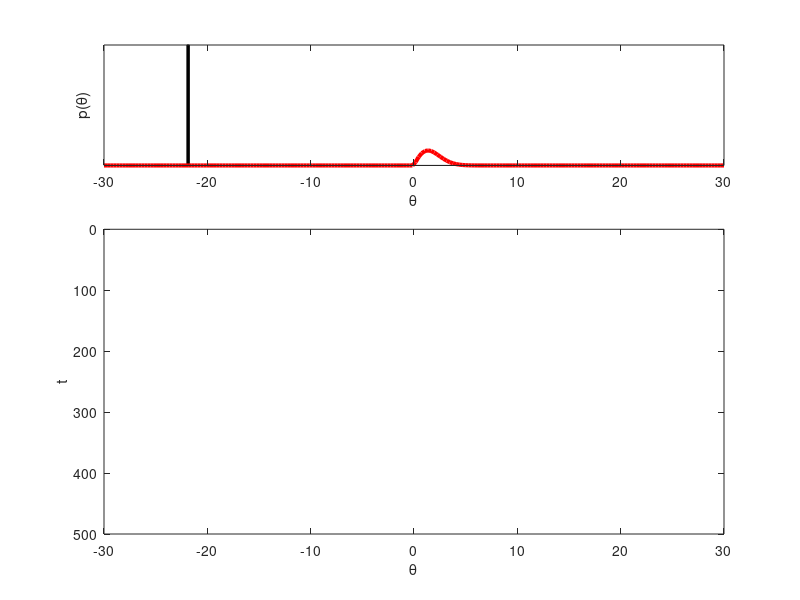
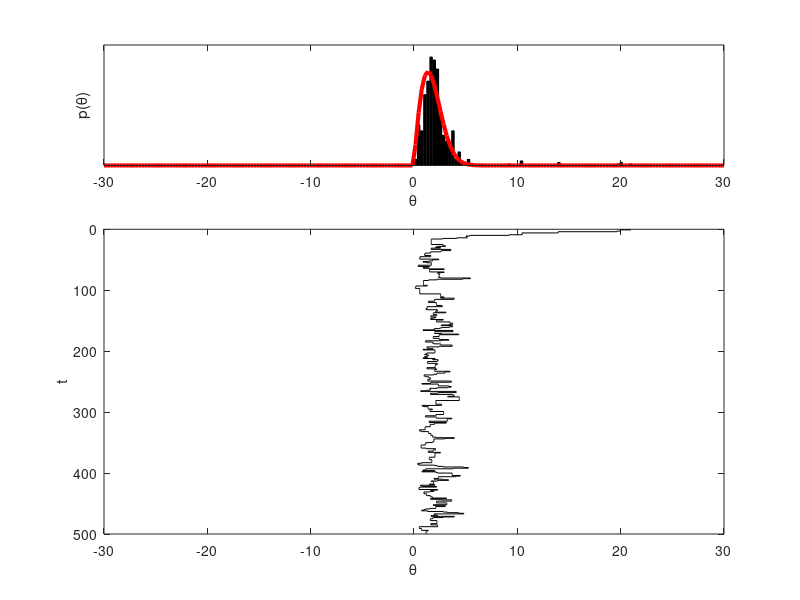
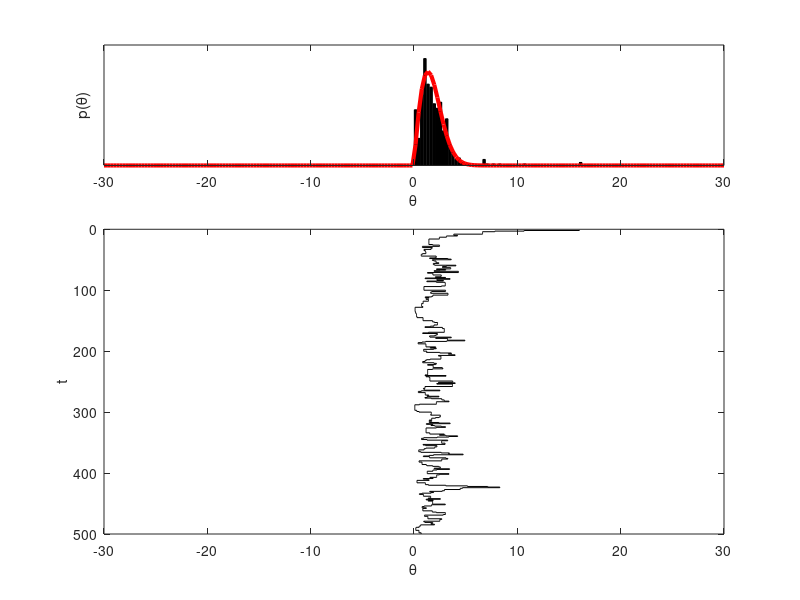
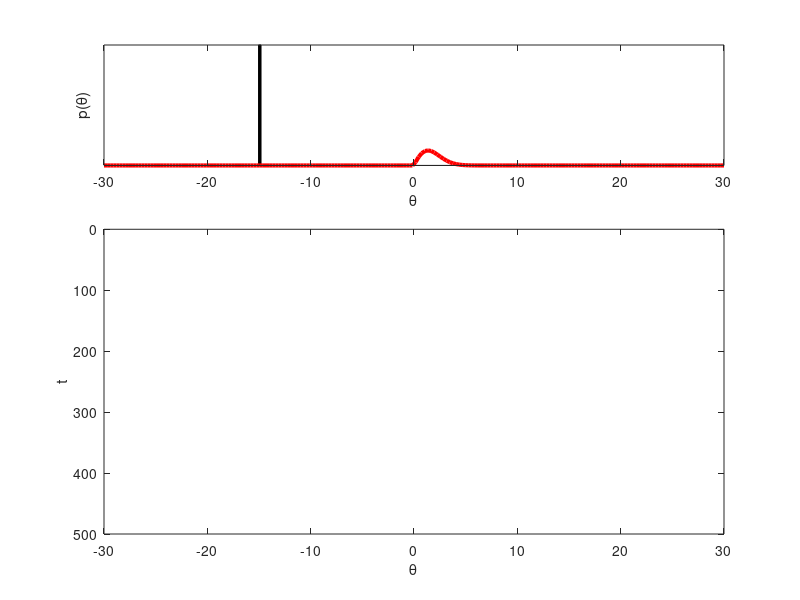

Write the MATLAB code that produced these figures, in order.
%% Chapter 2. Exercise 1
%  Use Metropolis-Hastings procedure to sample from WEIBULL DENSITY,
%  distribuzione parametrica W(theta|a,b)
%
% Utilizzo come PROPOSAL:  
%                  t       t-1                      t
%           Q(theta | theta   ) = Gamma(theta| theta * Tau , 1/Tau) 
%
%  Utilizzo starting point differenti per vedere come Campiona la
%  procedura
%
%% Initialize the Metropolis sampler
T= 500; % Set the maximum number of iterations
sigma = 3; % Set standard deviation of normal proposal density
 
thetamin = -30; 
thetamax = 30; % define a range for starting values

%Genero K processi di Campionamento
K=4;
theta = zeros( K , T); % Init storage space for our samples
seed=1; rand( 'state' , seed ); randn('state',seed ); % set the random seed
%Genero il punto Iniziale
theta(:,1) = round(unifrnd( thetamin , thetamax,K,1)); % Generate start value


%% Start sampling
%parametro della gamma
tau=1;
%Parametri della weibull distribution
a=2;
b=1.9;
t = 1;
Acceptance=zeros(1,K);
while t < T % Iterate until we have T samples
    t = t + 1;
    
    % Propose a new value for theta using a GAMMA PROPOSAL DENSITY
    thetastar = gamrnd( theta(:,t-1)*tau ,ones(K,1)./tau);
    
    %Calcolo i fattori ce caratterizzano la ACCCEPTANCE PROBABILITY
    alpha1=gampdf(theta(:,t-1),thetastar*tau ,1/tau)./gampdf(thetastar,theta(:,t-1)*tau ,1/tau);
    alpha0=wblpdf(thetastar,a,b)./wblpdf(theta(:,t-1),a,b);
    
    % Calculate the ACCEPTANCE RATIO
    alpha = min( [ ones(K,1)  alpha0.*alpha1].' );
                                
                            
    % Draw a UNIFORM DEVIATE from [ 0 1 ]
    u = rand(1,K);
    
    for i=1:K
        % Do we accept this proposal?
        if u(i) < alpha(i)
            theta(i,t) = thetastar(i); % If so, proposal becomes new state
            Acceptance(i)=Acceptance(i)+1;
        else
            theta(i,t) = theta(i,t-1); % If not, copy old state
        end
    end
end
%Tasso di Acceptance
Acceptance=Acceptance/T;

nbins = 200;
thetabins = linspace( thetamin , thetamax , nbins );
%% Display histogram of our samples
for i=1:K
    
    figure( i ); clf;
    subplot( 3,1,1 );


    counts = hist( theta(i,:) , thetabins );
    bar( thetabins , counts/sum(counts) , 'k' );
    xlim( [ thetamin thetamax ] );
    xlabel( '\theta' ); ylabel( 'p(\theta)' );

    %% Overlay the theoretical density
    y = wblpdf( thetabins,a,b );
    hold on;
    plot( thetabins , y/sum(y) , 'r-' , 'LineWidth' , 3 );
    set( gca , 'YTick' , [] );

    %% Display history of our samples
    subplot( 3,1,2:3 );
    stairs( theta(i,:) , 1:T , 'k-' );
    ylabel( 't' ); xlabel( '\theta' );
    xlim( [ thetamin thetamax ] );
    set( gca , 'YDir' , 'reverse' );
end

%Sovrappongo tutte i processi di Campionamento
T=1:T;
T=repmat(T',1,K);
figure(K+1);clf
plot( theta.' , T , '-');
ylabel( 't' ); xlabel( '\theta' );
set( gca , 'YDir' , 'reverse' );